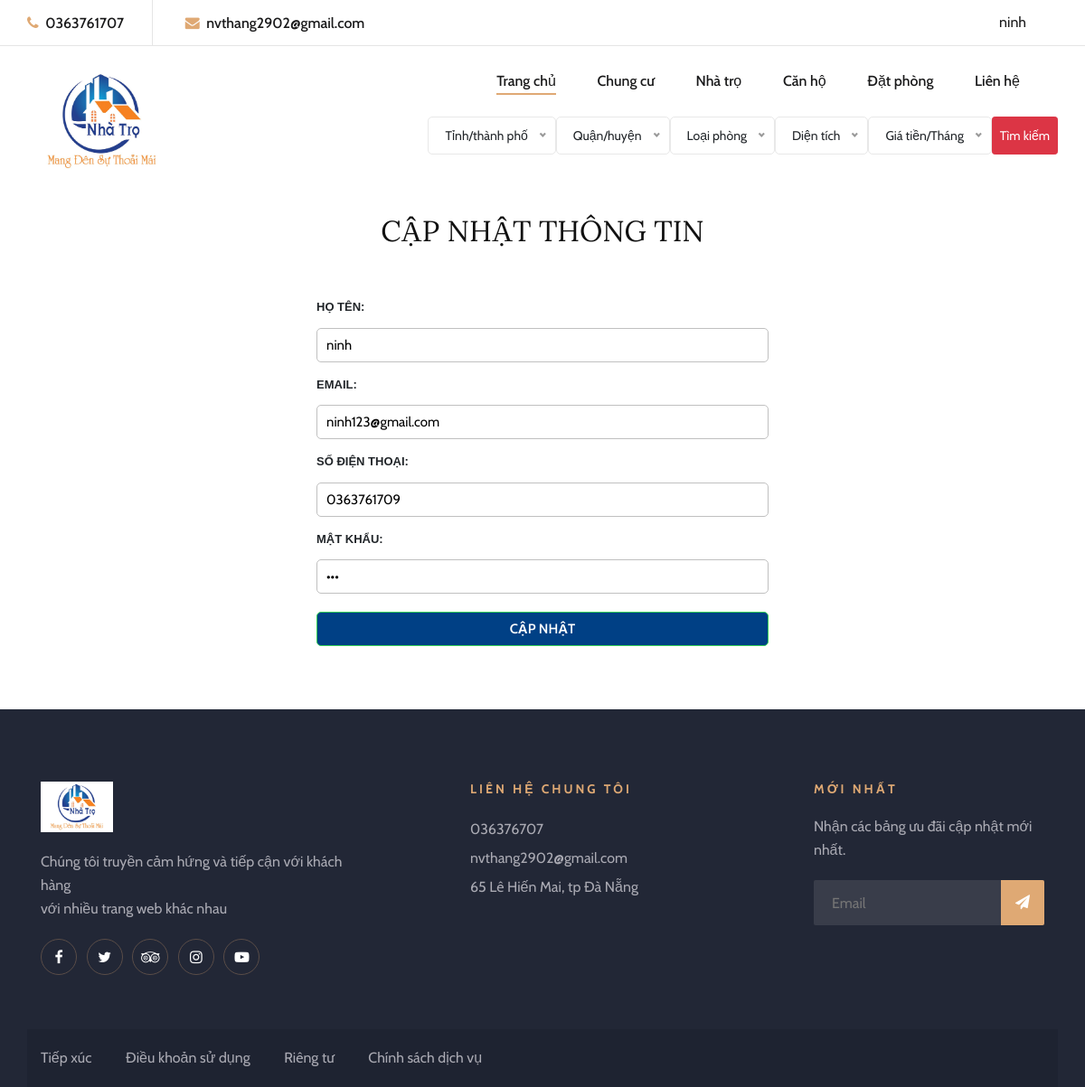
/views/thong-tin.php (signed in), run on the app's committed database.
### tables this page shows
CREATE TABLE `khachhang` (
  `maKh` int(11) NOT NULL,
  `ten` varchar(50) DEFAULT NULL,
  `sdt` varchar(12) DEFAULT NULL,
  `Email` varchar(50) DEFAULT NULL,
  `matkhau` varchar(50) DEFAULT NULL
);

### views/layouts/thongtincanhan.php (the view)
<?php
    $id = $_SESSION['user']['id'];
    $s_kh = "SELECT * FROM khachhang WHERE maKh = '$id'";
    $rs_kh = mysqli_query($connect, $s_kh);
    $kh = mysqli_fetch_array($rs_kh);
?>
<section class="aboutus-section spad">
    <div class="container">
        <form action="./handlers/capnhatthongtincanhan.php" method = "post" class="form-box">
            <h2> Cập nhật thông tin </h2>
            <table>
                <tr><td><label>Họ tên:</label> <input type="text" name="tk" class="input-text" value="<?php echo $kh['ten']; ?>"
                                                      placeholder="Họ tên"></td></tr>
                <tr><td><label>Email:</label>  <input type="email" name="em" class="input-text" value="<?php echo $kh['Email']; ?>"
                                                      placeholder="Email"></td></tr>
                <tr><td><label>Số điện thoại:</label> <input type="tel" name="sdt" class="input-text" value="<?php echo $kh['sdt']; ?>"
                                                             placeholder="Số điện thoại"></td></tr>
                <tr><td><label>Mật khẩu:</label> <input type="password" name="mk" class="input-text" value="<?php echo $kh['matkhau']; ?>"
                                                        placeholder="Mật khẩu"></td></tr>
                <tr><td><input class="btn-submit btn-submit-dk" type="submit" value ="Cập nhật"</td></tr>
            </table>
        </form>
    </div>
</section>

### content/css/style.css (style rules this page uses)
html, body { height: 100%; font-family: "Cabin", sans-serif; -webkit-font-smoothing: antialiased; font-smoothing: antialiased; }
h1, h2, h3, h4, h5, h6 { margin: 0; color: #111111; font-weight: 400; font-family: "Lora", serif; }
h2 { font-size: 36px; }
.spad { padding-top: 20px; padding-bottom: 20px; }
@media only screen and (min-width: 1200px) { .container { max-width: 1170px; } }

### content/StyleSheet.css (style rules this page uses)
* { margin: 0px; padding: 0px; list-style: none; }
.form-box { width: 500px; margin: auto; }
.form-box h2 { text-align: center; text-transform: uppercase; font-size: 2rem; margin-bottom: 50px; }
.form-box table { width: 100%; }
.form-box label { width: 100%; display: block; padding: 5px 0px; font-weight: 600; text-transform: uppercase; font-family: 'Arial'; font-size: 13px; }
.form-box input { padding: 8px 10px; width: 100%; display: block; line-height: 20px; font-size: 15px; }
.form-box .input-text { margin-bottom: 10px; border: .5px solid silver; outline: none; border-radius: 5px; }
.btn-submit { font-weight: 600; background: #004085; color:#fff; text-transform: uppercase; outline: none; box-shadow: none; border: .5px solid #34ce57; border-radius: 5px; margin-top: 10px; }

### data on the page
khachhang: tk "ninh", em "ninh123@gmail.com", sdt "0363761709"

### other printed values
$_SESSION["user"]["ten"] "ninh"
